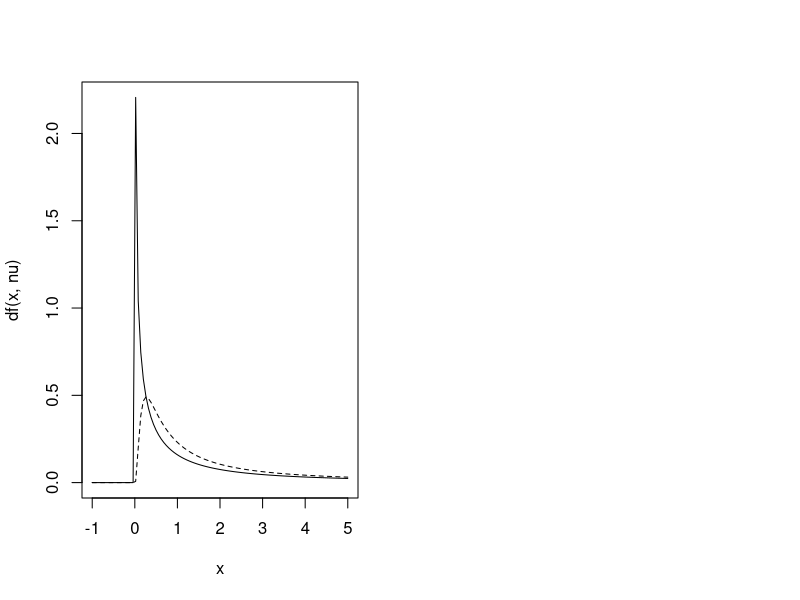

This figure's R source: (Note: this script raises an error after producing the figure.)
x <- seq(-1, 5, length = 101)
nu.1 <- c(1, 10) ; nu.2 <- 1
ylabel <- c('df(x, nu)', 'pf(x, nu)')
par(mfrow = c(1, 2))
plot(x, df(x, nu.1[1], nu.2), type = 'l', ylab = ylabel[1])
lines(x, df(x, nu.1[2], nu.2), lty = 2)
text(locator(), labels = c('nu.1 = 1', 'nu.1 = 10'),
  pos = 4)
plot(x, pf(x, nu.1[1], nu.2), type = 'l', ylab = ylabel[2])
lines(x, pf(x, nu.1[2], nu.2), lty = 2)
text(locator(), labels = c('nu.1 = 1', 'nu.1 = 10'),
  pos = 4)